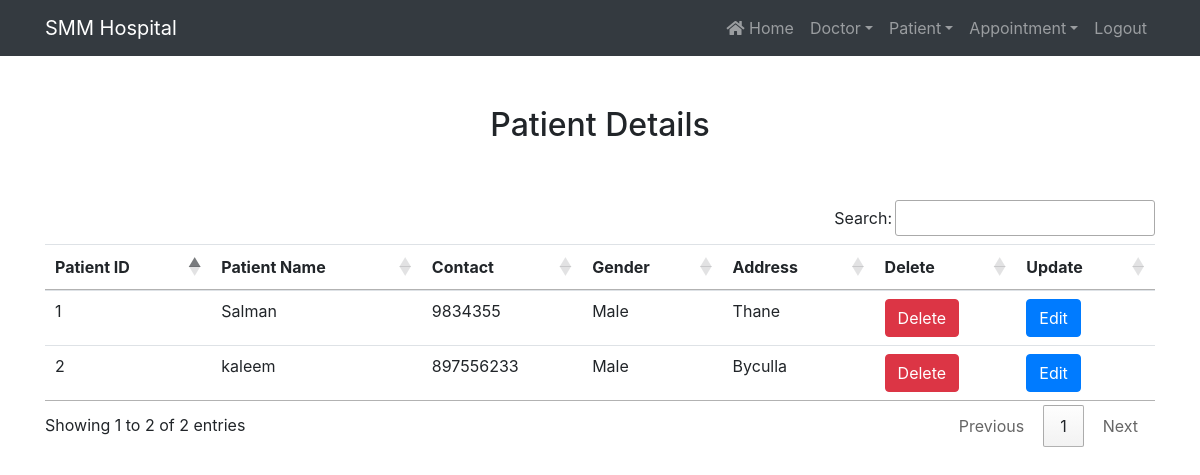
Screenshot of /viewp/ (signed in) with the database file from the repository.
### hospital/models.py (models this page shows, shortened)
class Basic(models.Model):
    name = models.CharField(max_length=50)
    mobile = models.CharField(max_length=20)
    class Meta:
        abstract = True

class Patient(Basic):
    gender = models.CharField(max_length=20)
    address = models.CharField(max_length=50)

### hospital/views.py (the view)
# urls.py: path('viewp/', views.viewp,name="viewp"),
def viewp(request):
    if request.user.is_staff:
        pnt = Patient.objects.all()
        return render(request,'viewp.html',{'pnt':pnt})
    else:
        return redirect('log')

### hospital/templates/viewp.html (shortened to what this page needs)
{% extends 'basic.html' %}
{% block body %}
<div class="container">
    <h2 class="text-center" style="margin-top:50px;">Patient Details</h2>
    <br> <br>
    <table class="table table-hover" id="example">
        <thead>
        <tr>
            <th>Patient ID</th>
            <th>Patient Name</th>
            <th>Contact</th>
            <th>Gender</th>
            <th>Address</th>
            <th>Delete</th>
            <th>Update</th>
        </tr>
        </thead>
        <tbody>
        {% for i in pnt %}
        <tr>
            <td>
                {{i.id}}
            </td>
            <td>
                {{i.name}}
            </td>
            <td>
                {{i.mobile}}
            </td>
            <td>
                {{i.gender}}
            </td>
            <td>
                {{i.address}}
            </td>
            <td>
                <a href="{% url 'delp' i.id %}" onclick="return confirm('Are You really want to delete!!')"
                   class="btn btn-danger">Delete</a>
            </td>
            <td>
                <a href="{% url 'uptp' i.id %}" class="btn btn-primary">Edit</a>
            </td>
        </tr>
        {% endfor %}
        </tbody>
    </table>
</div>
{% endblock %}

### rows the page displays
Patient: id "1", name "Salman", mobile "9834355", gender "Male", address "Thane"
Patient: id "2", name "kaleem", mobile "897556233", gender "Male", address "Byculla"
